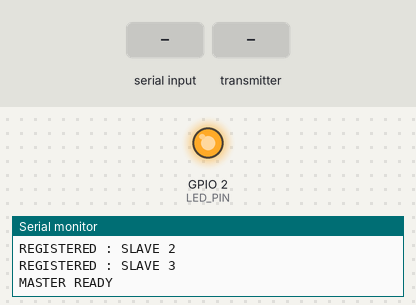
This sketch was run on a simulated ESP8266 (NodeMCU). On the bench: output pins drawn as LEDs (lit = HIGH), the last lines printed to the serial monitor. Dashed ring = blinking. The inputs (shaded band) are chosen by the test bench.

Above: at 1.2 s.
1.3 s: "ON\n" received over Serial
At 1.56 s:
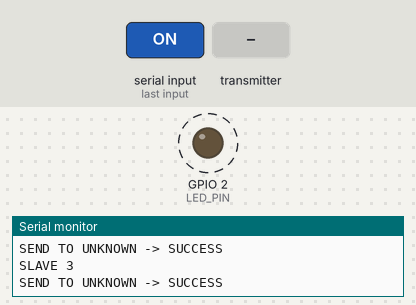
4.3 s: the transmitter starts sending slaveId = 0
5.8 s: the transmitter starts sending slaveName = ON
7.8 s: the transmitter starts sending relayState = 1
9.3 s: the transmitter starts sending ledState = 1
11.3 s: the transmitter starts sending slaveName = OFF
Timing chart, 0 to 14.3 s (numbered marks = the images above; inputs shaded):
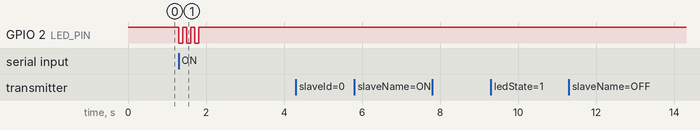

Measured:
- after the input at 1.3 s, GPIO 2 (LED_PIN): alternates HIGH for 0.11 s and LOW for 0.10 s, 6 changes in all, then stays HIGH, starting at once

The sketch:

sketch_master.ino
```cpp
#include <ESP8266WiFi.h>
#include <espnow.h>

#define LED_PIN 2

// =====================================
// STRUCT COMMAND
// =====================================

typedef struct struct_command {
  bool command;
} struct_command;

// =====================================
// STRUCT ACK
// =====================================

typedef struct struct_ack {

  uint8_t slaveId;

  char slaveName[20];

  uint8_t relayState;

  uint8_t ledState;

  uint8_t ldrState;

} struct_ack;

// =====================================
// SLAVE STRUCT
// =====================================

typedef struct {

  uint8_t mac[6];

  uint8_t id;

  const char* name;

} SlaveNode;

// =====================================
// REGISTER SLAVES
// =====================================

SlaveNode slaves[] = {

  {
    {0x98, 0xF4, 0xAB, 0xF5, 0x2A, 0x99},
    1,
    "SLAVE 1"
  },

  {
    {0xC8, 0x2B, 0x96, 0x1B, 0xAA, 0x07},
    2,
    "SLAVE 2"
  },

  {
    {0xE8, 0x68, 0xE7, 0xFB, 0xE3, 0x5D},
    3,
    "SLAVE 3"
  }

  // =====================================
  // TAMBAH SLAVE BARU DISINI
  // =====================================

  /*
  ,
  {
    {0xAA, 0xBB, 0xCC, 0xDD, 0xEE, 0xFF},
    3,
    "SLAVE 3"
  }
  */
};

const int TOTAL_SLAVES =
  sizeof(slaves) / sizeof(slaves[0]);

// =====================================
// GLOBAL
// =====================================

struct_command sendData;

bool currentState = false;

// =====================================
// FIND SLAVE
// =====================================

SlaveNode* findSlave(uint8_t *mac) {

  for (int i = 0; i < TOTAL_SLAVES; i++) {

    bool match = true;

    for (int j = 0; j < 6; j++) {

      if (mac[j] != slaves[i].mac[j]) {

        match = false;

        break;
      }
    }

    if (match) {
      return &slaves[i];
    }
  }

  return NULL;
}

// =====================================
// CALLBACK SEND
// =====================================

void onDataSent(uint8_t *mac_addr,
                uint8_t sendStatus) {

  SlaveNode* slave = findSlave(mac_addr);

  Serial.print("SEND TO ");

  if (slave != NULL) {

    Serial.print(slave->name);

  } else {

    Serial.print("UNKNOWN");
  }

  Serial.print(" -> ");

  Serial.println(sendStatus == 0 ?
                 "SUCCESS" : "FAIL");
}

// =====================================
// CALLBACK RECEIVE ACK
// =====================================

void onDataRecv(uint8_t *mac,
                uint8_t *incomingData,
                uint8_t len) {

  struct_ack ackData;

  memcpy(&ackData,
         incomingData,
         sizeof(ackData));

  // =====================================
  // DEBUG SERIAL
  // =====================================

  Serial.println();
  Serial.println("========== ACK RECEIVED ==========");

  Serial.print("SLAVE       : ");
  Serial.println(ackData.slaveName);

  Serial.print("SLAVE ID    : ");
  Serial.println(ackData.slaveId);

  Serial.print("RELAY STATE : ");

  Serial.println(ackData.relayState ?
                 "ON" : "OFF");

  Serial.print("LED STATE   : ");

  Serial.println(ackData.ledState ?
                 "ON" : "OFF");

  Serial.print("LDR STATE   : ");

  Serial.println(ackData.ldrState);

  // =====================================
  // VALIDASI LAMPU
  // =====================================

  Serial.print("LAMP STATUS : ");

  if (ackData.relayState == 1 &&
      ackData.ldrState == 0) {

    Serial.println("ON CONFIRMED");
  }

  else if (ackData.relayState == 0 &&
           ackData.ldrState == 1) {

    Serial.println("OFF CONFIRMED");
  }

  else {

    Serial.println("ERROR / MISMATCH");
  }

  Serial.println("==================================");

  // =====================================
  // FORWARD DATA TO ESP32 GATEWAY
  //
  // FORMAT:
  // DATA:SLAVE_ID,RELAY,LDR
  //
  // EXAMPLE:
  // DATA:1,ON,0
  // =====================================

  String uartData = "";

  uartData += "DATA:";

  uartData += String(ackData.slaveId);

  uartData += ",";

  uartData += String(
    ackData.relayState ? "ON" : "OFF"
  );

  uartData += ",";

  uartData += String(ackData.ldrState);

  // SEND TO ESP32
  Serial.println(uartData);
}

// =====================================
// NOTIFICATION
// =====================================

void blinkLED(int times) {

  for (int i = 0; i < times; i++) {

    // LED ON (active low)
    digitalWrite(LED_PIN, LOW);

    delay(100);

    // LED OFF
    digitalWrite(LED_PIN, HIGH);

    delay(100);
  }
}

// =====================================
// SETUP
// =====================================

void setup() {

  // =====================================
  pinMode(LED_PIN, OUTPUT);
  digitalWrite(LED_PIN, HIGH);

  // =====================================
  // UART:
  // GPIO1 = TX
  // GPIO3 = RX
  // =====================================

  Serial.begin(115200);

  WiFi.mode(WIFI_STA);

  Serial.println();
  Serial.println("ESP NOW MASTER");

  // =====================================
  // INIT ESPNOW
  // =====================================

  if (esp_now_init() != 0) {

    Serial.println("ESP NOW INIT FAILED");

    return;
  }

  esp_now_set_self_role(
    ESP_NOW_ROLE_CONTROLLER
  );

  esp_now_register_send_cb(
    onDataSent
  );

  esp_now_register_recv_cb(
    onDataRecv
  );

  // =====================================
  // REGISTER ALL SLAVES
  // =====================================

  for (int i = 0; i < TOTAL_SLAVES; i++) {

    esp_now_add_peer(
      slaves[i].mac,
      ESP_NOW_ROLE_SLAVE,
      1,
      NULL,
      0
    );

    Serial.print("REGISTERED : ");

    Serial.println(slaves[i].name);
  }

  Serial.println();
  Serial.println("MASTER READY");
}

// =====================================
// LOOP
// =====================================

void loop() {

  // =====================================
  // RECEIVE COMMAND FROM ESP32
  // =====================================

  if (Serial.available()) {

    String incoming =
      Serial.readStringUntil('\n');

    incoming.trim();

    blinkLED(1);

    // =====================================
    // COMMAND ON
    // =====================================

    if (incoming == "ON") {

      currentState = true;
    }

    // =====================================
    // COMMAND OFF
    // =====================================

    else if (incoming == "OFF") {

      currentState = false;
    }

    // =====================================
    // INVALID COMMAND
    // =====================================

    else {

      Serial.println("INVALID COMMAND");

      return;
    }

    // =====================================
    // PREPARE DATA
    // =====================================

    sendData.command = currentState;

    Serial.println();
    Serial.println("========== COMMAND RECEIVED ==========");

    Serial.print("UART COMMAND : ");

    Serial.println(currentState ?
                   "ON" : "OFF");

    // =====================================
    // SEND TO ALL SLAVES
    // =====================================

    for (int i = 0; i < TOTAL_SLAVES; i++) {

      Serial.print("TARGET       : ");

      Serial.println(slaves[i].name);

      esp_now_send(
        slaves[i].mac,
        (uint8_t *) &sendData,
        sizeof(sendData)
      );
    }

    blinkLED(2);

    Serial.println("======================================");
  }
}
```
